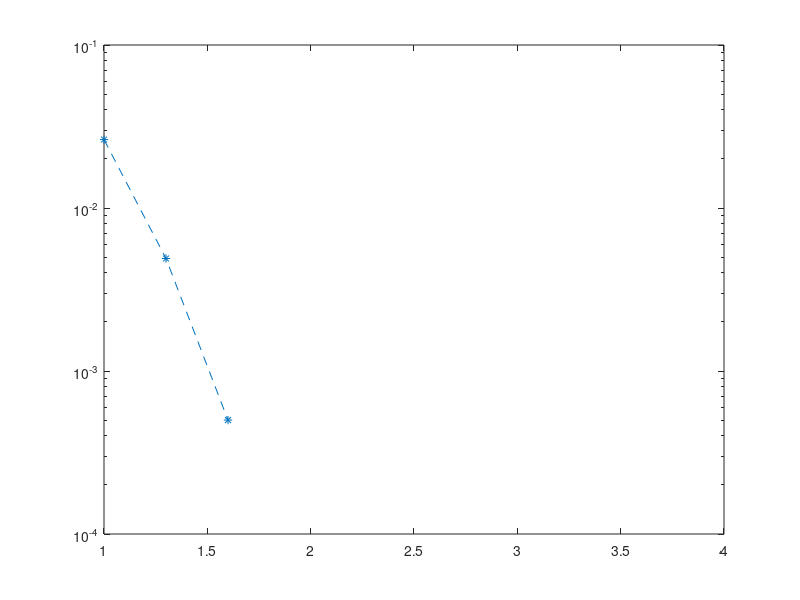
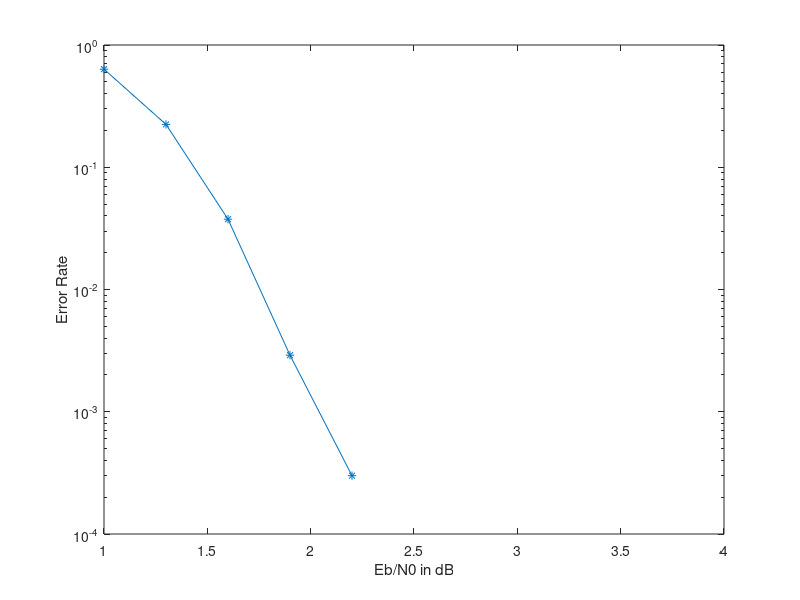

Reproduce these figures in MATLAB, in order.
EbN0dB = [1:0.3:3.7];

% L = 1
BER = [0.137934 0.086169 0.043618 0.017302 0.005706 0.001524 0.000300 0.000054 0.000012 0.000001];
BLER = [0.759610 0.527750 0.298370 0.132680 0.049320 0.015370 0.003940 0.001070 0.000310 0.000050];

% L = 2
BER = [0.082200 0.036587 0.012432 0.003051 0.000627 0.000086 0.000013 0.000001 0.000000 0.000000];
BLER = [0.492400 0.245650 0.093250 0.026100 0.006160 0.001100 0.000210 0.000040 0.000000 0.00000];

% L = 4
BER = [0.049511 0.016262 0.004066 0.000659 0.000083 0.000007 0.00000 0.000000 0.000000 0.000000];
BLER = [0.308500 0.114600 0.031780 0.006090 0.000990 0.000160 0.000030 0.000020 0.000000 0.000000];
    
% L = 8
BER = [0.031276 0.008138 0.001545 0.000155 0.000016 0.000001 0.000000 0.00000 0.000000 0.000000];
BLER = [0.199390 0.058780 0.012720 0.001720 0.000230 0.000060 0.000010 0.00000 0.000000 0.000000];

% L = 16
BER = [0.020815 0.004394 0.000708 0.000066 0.000004 0.00000 0.000000 0.00000 0.000000 0.000000];
BLER = [0.134060 0.032580 0.005970 0.000790 0.000110 0.00000 0.00000 0.00000 0.000000 0.000000];

% LDPC 30
BER = [0.0193    0.0028    0.0002    0.0000    0.0000         0         0         0         0         0];
BLER = [0.3426    0.0682    0.0063    0.0004    0.0000         0         0         0         0         0];

% LDPC 20
BER = [0.0263    0.0049    0.0005    0.0000    0.0000    0.0000         0    0.0000         0         0];
BLER = [0.6340    0.2241    0.0376    0.0029    0.0003    0.0000         0    0.0000         0         0];

% %% data for sys - l = 4
% BER = [0.052067, 0.017917, 0.004453, 0.000711, 0.000126, 0.000010, 0.000001, 0, 0, 0];
% BLER = [0.323030, 0.124780, 0.034190, 0.006530, 0.001360, 0.000160, 0.000010, 0,0, 0];
% 
% BER_sys = [0.018545, 0.006178, 0.001388, 0.000226, 0.000024, 0.000003, 0, 0, 0, 0];
% BLER_sys = [0.325550, 0.127670, 0.033880, 0.006550, 0.000960, 0.000120, 0.000010, 0, 0, 0];
%% plot for BER_SSCL vs Eb/N0
figure(1)
semilogy(EbN0dB,BER,'--*');
hold on;
% L = 8


figure(2);
semilogy(EbN0dB,BLER,'-*');
hold on;

% figure(1)
% semilogy(EbN0dB,BER,'--*');
% hold on;
% semilogy(EbN0dB,BER_sys,'-->');
% 
% 
% figure(2);
% semilogy(EbN0dB,BLER,'-*');
% hold on;
% semilogy(EbN0dB,BLER_sys,'->');

% legend('BER','BLER');
xlabel('Eb/N0 in dB');
ylabel('Error Rate');